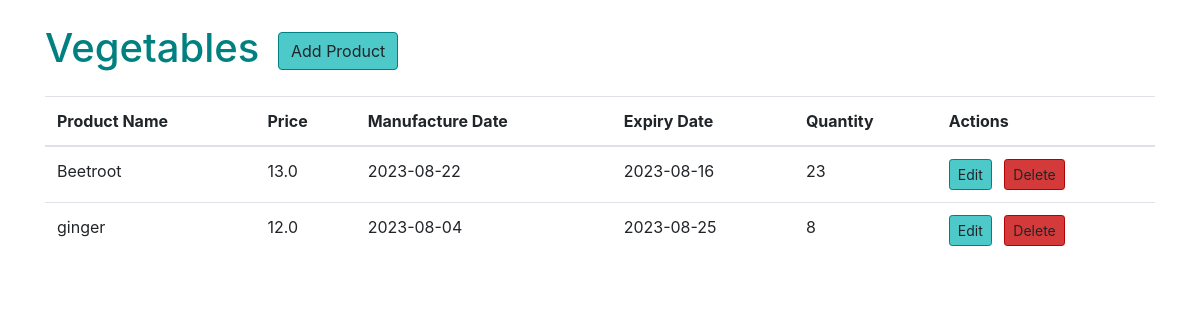
Before: /view_category/4 (signed in) with the older database file.
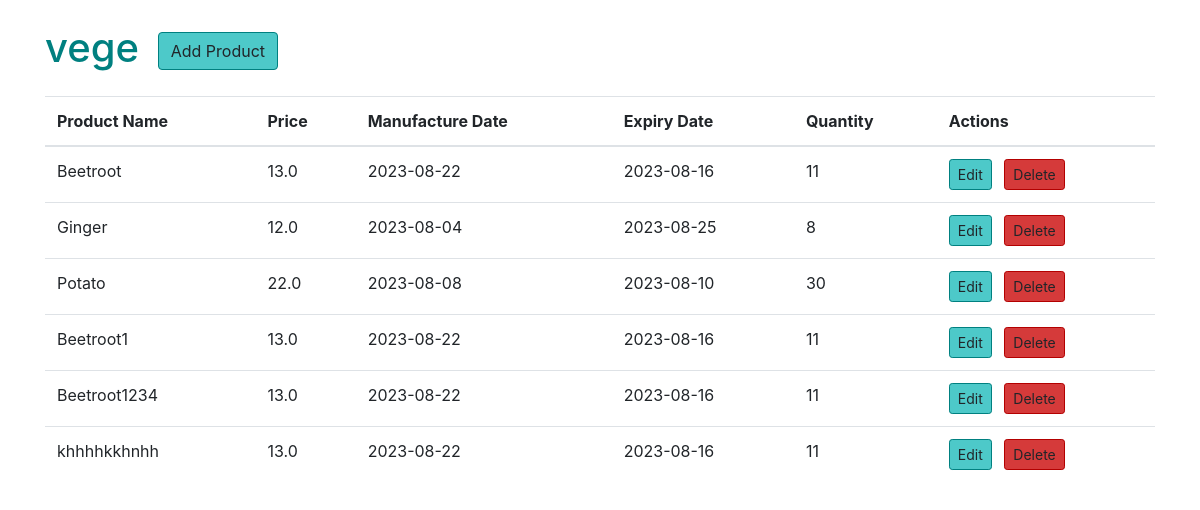
After: the same page with the newer database file.
### models.py (models this page shows)
class Category(db.Model):
    id = db.Column(db.Integer, primary_key=True)
    name = db.Column(db.String(100), unique=True, nullable=False)
    products = db.relationship('Product', back_populates='category', cascade='all, delete-orphan')

class Product(db.Model):
    id = db.Column(db.Integer, primary_key=True)
    product_name = db.Column(db.String(200), nullable=False)
    price = db.Column(db.Float, nullable=False)
    manufacture_date = db.Column(db.Date, nullable=False)
    expiry_date = db.Column(db.Date, nullable=False)
    quantity = db.Column(db.Integer, default=1)
    image_link = db.Column(db.String(200))
    category_id = db.Column(db.Integer, db.ForeignKey('category.id'))
    category = db.relationship('Category', back_populates='products')

### app.py (the view)
@app.route("/view_category/<cat_id>", methods=['GET'])
@login_required
def view_cat(cat_id):
    cat= Category.query.filter_by(id=cat_id).first()
    products=Product.query.filter_by(category_id=cat_id).all()
    print(cat)
    print(products)
    return render_template('view_cat.html', cat=cat, products=products)

### app.py (called while the page is built)
@login_manager.user_loader
def load_user(user_id):
    return User.query.get(int(user_id))

### templates/view_cat.html (shortened to what this page needs)
<!DOCTYPE html>
<html lang="en">
<head>
    <link rel="stylesheet" href="https://stackpath.bootstrapcdn.com/bootstrap/4.5.2/css/bootstrap.min.css">
</head>
<body>
    <div class="container mt-4">
        <h1 class="mb-4">{{cat.name}} <a href="/add_product" class="btn btn-custom-primary ml-2">Add Product</a></h1>
        <table class="table">
            <thead>
                <tr>
                    <th>Product Name</th>
                    <th>Price</th>
                    <th>Manufacture Date</th>
                    <th>Expiry Date</th>
                    <th>Quantity</th>
                    <th>Actions</th>
                </tr>
            </thead>
            <tbody>
                {% for product in products %}
                <tr>
                    <td>{{ product.product_name }}</td>
                    <td>{{ product.price }}</td>
                    <td>{{ product.manufacture_date }}</td>
                    <td>{{ product.expiry_date }}</td>
                    <td>{{ product.quantity }}</td>
                    <td>
                        <a href="/edit_product/{{cat.id}}/{{ product.id }}" class="btn btn-sm btn-custom-primary mr-2">Edit</a>
                        <a href="/delete_product/{{cat.id}}/{{ product.id }}" class="btn btn-sm btn-custom-danger">Delete</a>
                    </td>
                </tr>
                {% endfor %}
            </tbody>
        </table>
    </div>
</body>
</html>

### templates/view_cat.html (style rules this page uses)
a { text-decoration: none; }
.btn-custom-primary { background-color: #4dc9c9; border-color: #008080; }
.btn-custom-danger { background-color: #d53a3a; border-color: #b30000; }
h1 { color: #008080; }

Changed rows visible on the page:
changed Category: name "Vegetables" → "vege"
changed Product "Beetroot": quantity "23" → "11"
changed Product: product_name "ginger" → "Ginger"
added Product: product_name "Potato", price "22.0", manufacture_date "2023-08-08", expiry_date "2023-08-10", quantity "30"
added Product: product_name "Beetroot1", price "13.0", manufacture_date "2023-08-22", expiry_date "2023-08-16", quantity "11"
added Product: product_name "Beetroot1234", price "13.0", manufacture_date "2023-08-22", expiry_date "2023-08-16", quantity "11"
added Product: product_name "khhhhkkhnhh", price "13.0", manufacture_date "2023-08-22", expiry_date "2023-08-16", quantity "11"
